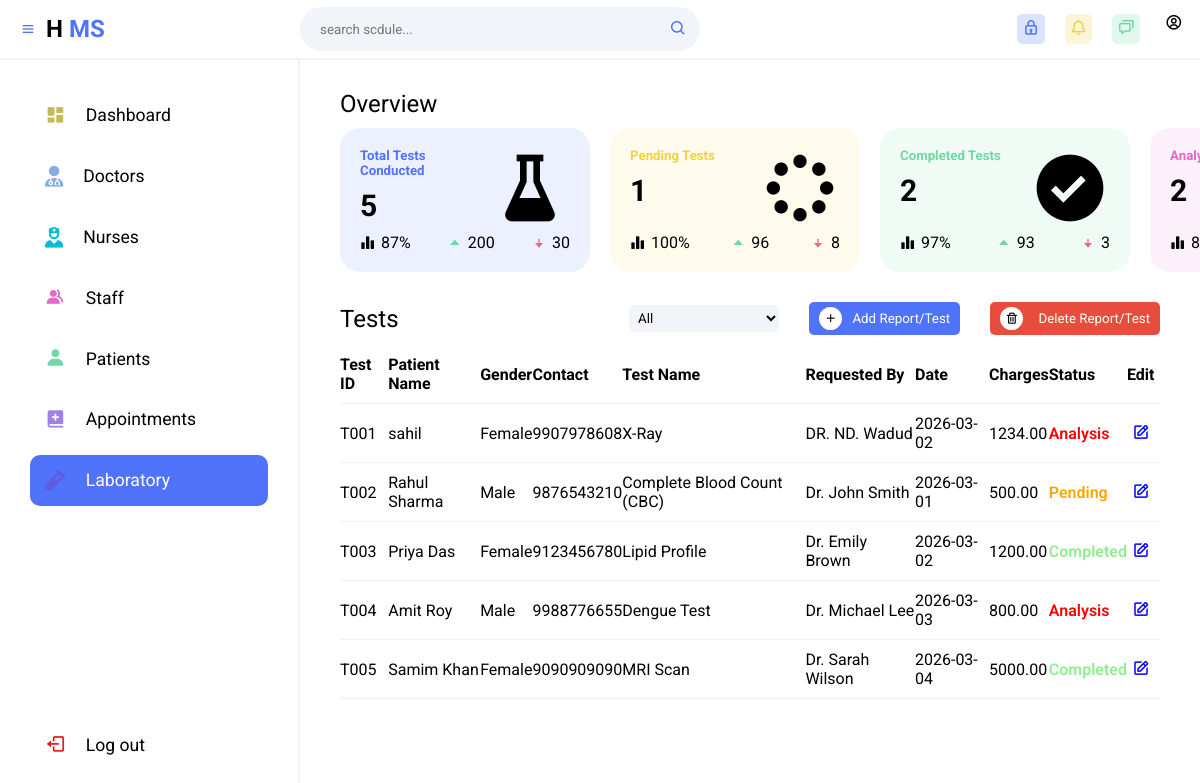
The page /HMS/laboratory.php on the database its author committed.
### tables this page shows
CREATE TABLE `laboratorys` (
  `testId` varchar(20) NOT NULL,
  `patientName` varchar(100) NOT NULL,
  `gender` enum('Male','Female','Other') NOT NULL,
  `contact` varchar(15) NOT NULL,
  `testName` varchar(150) NOT NULL,
  `requestedBy` varchar(100) NOT NULL,
  `date` date NOT NULL,
  `charges` decimal(10,2) NOT NULL,
  `status` enum('Pending','Completed','Analysis') NOT NULL
);

### HMS/laboratory.php (the view, shortened to what this page needs)
<?php
$servername = "localhost";
$username   = "root";
$password   = "";
$database   = "hospitaldb";
$conn = mysqli_connect($servername, $username, $password, $database);
$totalTests      = mysqli_num_rows(mysqli_query($conn, "SELECT * FROM laboratorys"));
$pendingTests    = mysqli_num_rows(mysqli_query($conn, "SELECT * FROM laboratorys WHERE status='Pending'"));
$completedTests  = mysqli_num_rows(mysqli_query($conn, "SELECT * FROM laboratorys WHERE status='Completed'"));
$analysisTests   = mysqli_num_rows(mysqli_query($conn, "SELECT * FROM laboratorys WHERE status='Analysis'"));
?>
<!DOCTYPE html>
<html lang="en">
<head>
    <link rel="stylesheet" href="CSS/laboratory.css">
    <link href='https://unpkg.com/boxicons@2.1.4/css/boxicons.min.css' rel='stylesheet'>
    <link rel="stylesheet" href="https://cdnjs.cloudflare.com/ajax/libs/font-awesome/6.5.2/css/all.min.css" />
</head>
<body>
    <section class="header">
        <div class="logo">
            <i class="bx bx-menu icon-0 menu"></i>
            <h2>H <span>MS</span></h2>
        </div>
        <div class="search--notification--profile">
            <div class="search">
                <input type="text" placeholder="search scdule...">
                <button><i class="bx bx-search"></i></button>
            </div>
            <div class="notification--profile">
                <div class="picon lock">
                    <i class="bx bx-lock"></i>
                </div>
                <div class="picon bell">
                    <i class="bx bx-bell"></i>
                </div>
                <div class="picon chat">
                    <i class="bx bx-chat"></i>
                </div>
                <div class="picon profile">
                    <i class="bx bx-user-circle"></i>
                </div>
            </div>
        </div>
    </section>
    <section class="main">
        <div class="sidebar">
            <ul class="sidebar--items">
                <li>
                    <a href="dashboard.php">
                        <span class="icon icon-1"><i class="bx bxs-dashboard"></i></span>
                        <span class="sidebar--item">Dashboard</span>
                    </a>
                </li>
                <li>
                    <a href="doctor.php">
                        <span class="icon icon-3"><i class="fa-solid fa-user-doctor"></i></span>
                        <span class="sidebar--item" style="white-space: nowrap;">Doctors</span>
                    </a>
                </li>
                <li>
                    <a href="nurse.php">
                        <span class="icon icon-8"><i class="fa-solid fa-user-nurse"></i></span>
                        <span class="sidebar--item" style="white-space: nowrap;">Nurses</span>
                    </a>
                </li>
                <li>
                    <a href="staff.php">
                        <span class="icon icon-4"><i class="bx bxs-group"></i></span>
                        <span class="sidebar--item">Staff</span>
                    </a>
                </li>
                <li>
                    <a href="patient.php">
                        <span class="icon icon-5"><i class="bx bxs-user"></i></span>
                        <span class="sidebar--item">Patients</span>
                    </a>
                </li>
                <li>
                    <a href="appointment.php">
                        <span class="icon icon-2"><i class="bx bxs-book-add"></i></span>
                        <span class="sidebar--item">Appointments</span>
                    </a>
                </li>
                <li>
                    <a href="laboratory.php" id="active--link">
                        <span class="icon icon-6"><i class="fa-solid fa-vial"></i></span>
                        <span class="sidebar--item">Laboratory</span>
                    </a>
                </li>
            </ul>
            <ul class="sidebar--bottom-items">
                <li>
                    <a href="logout.php">
                        <span class="icon icon-7"><i class="bx bx-log-out"></i></span>
                        <span class="sidebar--item">Log&nbsp;out</span>
                    </a>
                </li>
            </ul>
        </div>
        <div class="main-content">
        <div class="overview">
                <div class="title">
                    <h2 class="section--title">Overview</h2>
                </div>
                <div class="cards">
                    <div class="card card-1">
                        <div class="card--data">
                            <div class="card--content">
                                <h5 class="card--title">Total Tests Conducted</h5>
                                <h1><?php echo $totalTests; ?></h1>
                            </div>
                            <i class="bx bxs-flask card--icon--lg"></i>
                        </div>
                        <div class="card--stats">
                            <span><i class="bx bxs-bar-chart-alt-2 card--icon stst--icon"></i>87%</span>
                            <span><i class="bx bx-caret-up card--icon up--arrow"></i>200</span>
                            <span><i class="bx bxs-down-arrow-alt card--icon down--arrow"></i>30</span>
                        </div>
                    </div>
                    <div class="card card-2">
                        <div class="card--data">
                            <div class="card--content">
                                <h5 class="card--title">Pending Tests</h5>
                                <h1><?php echo $pendingTests; ?></h1>
                            </div>
                            <i class="bx bx-loader-circle card--icon--lg"></i>
                        </div>
                        <div class="card--stats">
                            <span><i class="bx bxs-bar-chart-alt-2 card--icon stst--icon"></i>100%</span>
                            <span><i class="bx bx-caret-up card--icon up--arrow"></i>96</span>
                            <span><i class="bx bxs-down-arrow-alt card--icon down--arrow"></i>8</span>
                        </div>
                    </div>
                    <div class="card card-3">
                        <div class="card--data">
                            <div class="card--content">
                                <h5 class="card--title">Completed Tests</h5>
                                <h1><?php echo $completedTests; ?></h1>
                            </div>
                            <i class="bx bxs-check-circle card--icon--lg"></i>
                        </div>
                        <div class="card--stats">
                            <span><i class="bx bxs-bar-chart-alt-2 card--icon stst--icon"></i>97%</span>
                            <span><i class="bx bx-caret-up card--icon up--arrow"></i>93</span>
                            <span><i class="bx bxs-down-arrow-alt card--icon down--arrow"></i>3</span>
                        </div>
                    </div>
                    <div class="card card-4">
                        <div class="card--data">
                            <div class="card--content">
                                <h5 class="card--title">Analysis Report</h5>
                                <h1><?php echo $analysisTests; ?></h1>
                            </div>
                        </div>
                        <div class="card--stats">
                            <span><i class="bx bxs-bar-chart-alt-2 card--icon stst--icon"></i>87%</span>
                        </div>
                    </div>
                </div>
            </div>
            <div class="recent--laboratorys">
                <div class="title">
                    <h2 class="section--title">Tests</h2>
                   <div class="laboratorys--right--btns">
                    <select name="date" id="statusFilter" class="dropdown laboratory--filter">
                       <option value="All">All</option>
                    </select>
                    <button class="add-laboratory" onclick="document.getElementById('laboratoryFormOverlay').style.display='flex'"><i class="bx bx-plus"></i>Add Report/Test</button>
                    <button class="delete-laboratory"><i class="bx bx-trash"></i> <span>Delete Report/Test</span></button>
                    </div>
                </div>
                <div class="table-laboratory-page-scroll">
                <div class="table-laboratory-page">
                <table>
                    <thead>
                        <tr>
                            <th>Test ID</th>
                            <th>Patient Name</th>
                            <th>Gender</th>
                            <th>Contact</th>
                            <th>Test Name</th>
                            <th>Requested By</th>
                            <th>Date</th>
                            <th>Charges</th>
                            <th>Status</th>
                            <th>Edit</th>
                        </tr>
                    </thead>
                    <tbody>
                        <?php
                        $result = mysqli_query($conn, "SELECT * FROM laboratorys");
                        while ($row = mysqli_fetch_assoc($result)) {
                            echo '<tr>
                                <td>'.$row['testId'].'</td>
                                <td>'.$row['patientName'].'</td>
                                <td>'.$row['gender'].'</td>
                                <td>'.$row['contact'].'</td>
                                <td>'.$row['testName'].'</td>
                                <td>'.$row['requestedBy'].'</td>
                                <td>'.$row['date'].'</td>
                                <td>'.$row['charges'].'</td>
                                <td>'.$row['status'].'</td>
                                <td>
                                    <button type="button" class="edit-button">
                                        <i class="bx bx-edit edit-icon" style="cursor:pointer; color:blue; font-size:18px;"></i>
                                    </button>
                                </td>
                            </tr>';
                        }
                        ?>
                    </tbody>
                </table>
                </div>
                </div>
    </section>
</body>
</html>

### rows shown on the page
laboratorys: testId "T001", patientName "sahil", gender "Female", contact "9907978608", testName "X-Ray", requestedBy "DR. ND. Wadud", date "2026-03-02", charges "1234.00", status "Analysis"
laboratorys: testId "T002", patientName "Rahul Sharma", gender "Male", contact "9876543210", testName "Complete Blood Count (CBC)", requestedBy "Dr. John Smith", date "2026-03-01", charges "500.00", status "Pending"
laboratorys: testId "T003", patientName "Priya Das", gender "Female", contact "9123456780", testName "Lipid Profile", requestedBy "Dr. Emily Brown", date "2026-03-02", charges "1200.00", status "Completed"
laboratorys: testId "T004", patientName "Amit Roy", gender "Male", contact "9988776655", testName "Dengue Test", requestedBy "Dr. Michael Lee", date "2026-03-03", charges "800.00", status "Analysis"
laboratorys: testId "T005", patientName "Samim Khan", gender "Female", contact "9090909090", testName "MRI Scan", requestedBy "Dr. Sarah Wilson", date "2026-03-04", charges "5000.00", status "Completed"

### other values the page prints
$totalTests "5"
$pendingTests "1"
$completedTests "2"
$analysisTests "2"
